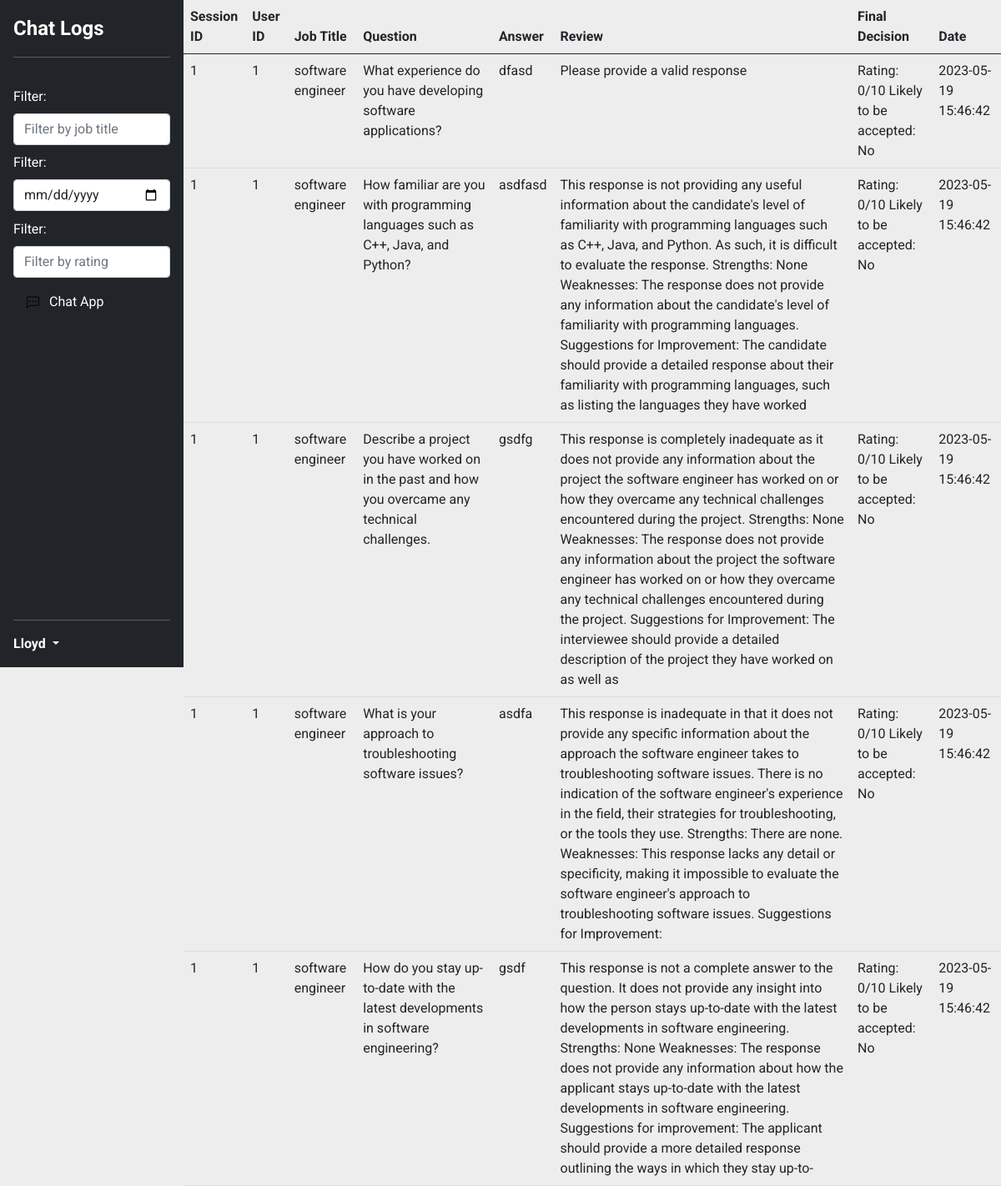
/chat_logs (signed in), run on the app's committed database.
### app.py (models this page shows)
class User(db.Model, UserMixin):
    __tablename__ = 'users'
    id = db.Column(db.Integer, primary_key=True)
    username = db.Column(db.String(20), unique=True, nullable=False)
    password = db.Column(db.String(60), nullable=False)

class ChatHistory(db.Model):
    __tablename__ = 'chatHistory'
    chatID = db.Column(db.Integer, primary_key=True, autoincrement=True)
    sessionID = db.Column(db.Integer, db.ForeignKey('sessionHistory.sessionID'), nullable=False)
    botQuestion = db.Column(db.String, nullable=False)
    userResponse = db.Column(db.String, nullable=False)
    botReview = db.Column(db.String, nullable=False)

class SessionHistory(db.Model):
    __tablename__ = 'sessionHistory'
    sessionID = db.Column(db.Integer, primary_key=True, autoincrement=True)
    userID = db.Column(db.Integer, nullable=False)
    jobTitle = db.Column(db.String, nullable=False)
    finalDecision = db.Column(db.String)
    timestamp = db.Column(db.TIMESTAMP, server_default=db.text('CURRENT_TIMESTAMP'))
    chats = db.relationship('ChatHistory', backref='session')

### app.py (the view)
@app.route('/chat_logs')
def chat_logs():
    conn = sqlite3.connect('./instance/database.db')
    c = conn.cursor()
    if current_user.is_authenticated:
        c.execute("SELECT * FROM chatHistory JOIN sessionHistory ON chatHistory.sessionID = sessionHistory.sessionID WHERE sessionHistory.userID = ?",
                  (current_user.id,))
    logs = c.fetchall()
    conn.close()
    return render_template('chat_logs.html', logs=logs)

### app.py (called while the page is built)
@login_manager.user_loader
def load_user(user_id):
    return User.query.get(int(user_id))

### templates/chat_logs.html (shortened to what this page needs)
<!DOCTYPE html>
<html lang="en">
  <head>
    <link
      href="https://cdn.jsdelivr.net/npm/bootstrap@5.0.2/dist/css/bootstrap.min.css"
      rel="stylesheet"
>
    <link rel="stylesheet" href="/static/css/chat_log.css"/>
    <link rel="stylesheet" href="/static/css/style.css"/>
    <link rel="stylesheet" href="https://cdn.jsdelivr.net/npm/bootstrap-icons@1.10.5/font/bootstrap-icons.css">
  </head>
  <body>
    <div class="container-fluid">
      <div class="row">
        <div class="col p-0 sidebar">
          <div class="sidebar d-flex flex-column flex-shrink-0 p-3 text-white bg-dark">
            <span class="fs-4"><strong>Chat Logs</strong></span>
            <hr />
            <ul class="nav nav-pills flex-column mb-auto">
              <li class="nav-item">
                  <label for="jobTitle" class="form-label">Filter:</label>
                  <div class="input-group">
                      <input class="form-control" id="filterJobTitle" type="text" placeholder="Filter by job title" onkeyup="filterTable()"/>
                  </div>
              </li>
              <li class="nav-item">
                  <label for="jobTitle" class="form-label">Filter:</label>
                  <div class="input-group">
                      <input class="form-control" id="filterDate" type="date" placeholder="Filter by date"onchange="filterTable()"/>
                  </div>
              </li>
              <li class="nav-item">
                  <label for="jobTitle" class="form-label">Filter:</label>
                  <div class="input-group">
                      <input class="form-control" id="filterRating" type="number" min="0" max="10" step="1" placeholder="Filter by rating" onkeyup="filterTable()"/>
                  </div>
              </li>
              <li>
                <button class="nav-link text-white launch-app-button"><svg class="bi me-2" width="15" height="16"><use xlink:href="#chat-left-dots"/></svg>
                  Chat App</button>
              </li>
            </ul>
            <hr />
            <div class="dropdown">
            <div href="#" class="flex align-items-center text-white text-ellipsis text-decoration-none dropdown-toggle" role="button" id="dropdownUser1" data-bs-toggle="dropdown" aria-expanded="false">
              <strong>{{ current_user.username}}</strong>
            </div>
            </div>
          </div>
        </div>
        <div class="col p-0">
          <div class="chat-container">
              <table class="table">
                  <thead>
                    <tr>
                      <th>Session ID</th>
                      <th>User ID</th>
                      <th>Job Title</th>
                      <th>Question</th>
                      <th>Answer</th>
                      <th>Review</th>
                      <th>Final Decision</th>
                      <th>Date</th>
                    </tr>
                  </thead>
                  <tbody id="chatLogsTable">
                    {% for log in logs %}
                    <tr>
                      <td>{{ log[1] }}</td>
                      <td>{{ log[6] }}</td>
                      <td>{{ log[7] }}</td>
                      <td>{{ log[2] }}</td>
                      <td>{{ log[3] }}</td>
                      <td>{{ log[4] }}</td>
                      <td>{{ log[8] }}</td>
                      <td>{{ log[9] }}</td>
                    </tr>
                    {% endfor %}
                  </tbody>
                </table>
          </div>
        </div>
      </div>
    </div>
  </body>
</html>

### static/css/chat_log.css (style rules this page uses)
body { font-family: Arial, Helvetica, sans-serif; }
table { width: 100%; border-collapse: collapse; }
th, td { padding: 10px; text-align: left; border-bottom: 1px solid #ddd; }
th { background-color: #f2f2f2; }
.sidebar { position: absolute; width: 220px; background-color: #f8f9fa; height: 100vh; }
.sidebar ul { margin-top: 10%; }
.sidebar li { margin-bottom: 5%; }
.chat-container { height: 850px; padding-left: 220px; }

### static/css/style.css (style rules this page uses)
body { font-family: 'Roboto', sans-serif; background-color: #ededed; }

### data on the page
User: username "Lloyd"
ChatHistory: sessionID "1", userID "1", jobTitle "software engineer", botQuestion "What experience do you have developing software applications?", userResponse "dfasd", botReview "Please provide a valid response", finalDecision "Rating: 0/10 Likely to be accepted: No", timestamp "2023-05-19 15:46:42"
ChatHistory: sessionID "1", userID "1", jobTitle "software engineer", botQuestion "How familiar are you with programming languages such as C++, Java, and Python?", userResponse "asdfasd", botReview "This response is not providing any useful information about the candidate's level of familiarity with programming languages such as C++, Java, and Python. As such, it is difficult to evaluate the response. Strengths: None Weaknesses: The response does not provide any information about the candidate's level of familiarity with programming languages. Suggestions for Improvement: The candidate should provide a detailed response about their familiarity with programming languages, such as listing the languages they have worked", finalDecision "Rating: 0/10 Likely to be accepted: No", timestamp "2023-05-19 15:46:42"
ChatHistory: sessionID "1", userID "1", jobTitle "software engineer", botQuestion "Describe a project you have worked on in the past and how you overcame any technical challenges.", userResponse "gsdfg", botReview "This response is completely inadequate as it does not provide any information about the project the software engineer has worked on or how they overcame any technical challenges encountered during the project. Strengths: None Weaknesses: The response does not provide any information about the project the software engineer has worked on or how they overcame any technical challenges encountered during the project. Suggestions for Improvement: The interviewee should provide a detailed description of the project they have worked on as well as", finalDecision "Rating: 0/10 Likely to be accepted: No", timestamp "2023-05-19 15:46:42"
ChatHistory: sessionID "1", userID "1", jobTitle "software engineer", botQuestion "What is your approach to troubleshooting software issues?", userResponse "asdfa", botReview "This response is inadequate in that it does not provide any specific information about the approach the software engineer takes to troubleshooting software issues. There is no indication of the software engineer's experience in the field, their strategies for troubleshooting, or the tools they use. Strengths: There are none. Weaknesses: This response lacks any detail or specificity, making it impossible to evaluate the software engineer's approach to troubleshooting software issues. Suggestions for Improvement:", finalDecision "Rating: 0/10 Likely to be accepted: No", timestamp "2023-05-19 15:46:42"
ChatHistory: sessionID "1", userID "1", jobTitle "software engineer", botQuestion "How do you stay up-to-date with the latest developments in software engineering?", userResponse "gsdf", botReview "This response is not a complete answer to the question. It does not provide any insight into how the person stays up-to-date with the latest developments in software engineering. Strengths: None Weaknesses: The response does not provide any information about how the applicant stays up-to-date with the latest developments in software engineering. Suggestions for improvement: The applicant should provide a more detailed response outlining the ways in which they stay up-to-", finalDecision "Rating: 0/10 Likely to be accepted: No", timestamp "2023-05-19 15:46:42"
